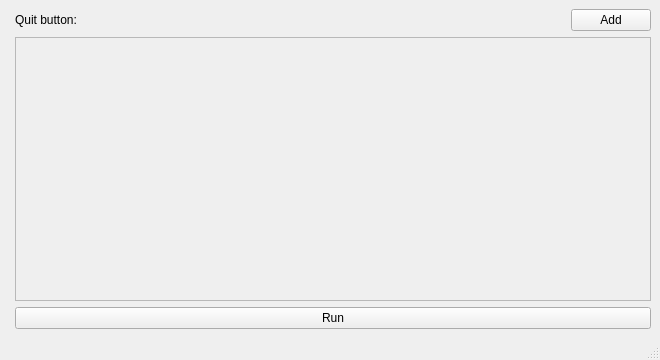
<?xml version="1.0" encoding="UTF-8"?>
<ui version="4.0">
 <class>MainWindow</class>
 <widget class="QMainWindow" name="MainWindow">
  <property name="geometry">
   <rect>
    <x>0</x>
    <y>0</y>
    <width>660</width>
    <height>360</height>
   </rect>
  </property>
  <property name="windowTitle">
   <string>MainWindow</string>
  </property>
  <widget class="QWidget" name="centralwidget">
   <layout class="QFormLayout" name="formLayout">
    <item row="3" column="1">
     <layout class="QHBoxLayout" name="horizontalLayout">
      <property name="spacing">
       <number>0</number>
      </property>
      <property name="sizeConstraint">
       <enum>QLayout::SetFixedSize</enum>
      </property>
      <item>
       <widget class="QWidget" name="key_widget" native="true">
        <layout class="QHBoxLayout" name="key_layout">
         <property name="spacing">
          <number>0</number>
         </property>
         <property name="sizeConstraint">
          <enum>QLayout::SetFixedSize</enum>
         </property>
         <property name="leftMargin">
          <number>0</number>
         </property>
         <property name="topMargin">
          <number>0</number>
         </property>
         <property name="rightMargin">
          <number>0</number>
         </property>
         <property name="bottomMargin">
          <number>0</number>
         </property>
         <item>
          <widget class="QLabel" name="label_2">
           <property name="sizePolicy">
            <sizepolicy hsizetype="Fixed" vsizetype="Preferred">
             <horstretch>0</horstretch>
             <verstretch>0</verstretch>
            </sizepolicy>
           </property>
           <property name="text">
            <string>Quit button: </string>
           </property>
          </widget>
         </item>
        </layout>
       </widget>
      </item>
      <item>
       <spacer name="horizontalSpacer">
        <property name="orientation">
         <enum>Qt::Horizontal</enum>
        </property>
        <property name="sizeHint" stdset="0">
         <size>
          <width>40</width>
          <height>20</height>
         </size>
        </property>
       </spacer>
      </item>
      <item>
       <widget class="QPushButton" name="add_button">
        <property name="text">
         <string>Add</string>
        </property>
        <property name="flat">
         <bool>false</bool>
        </property>
       </widget>
      </item>
     </layout>
    </item>
    <item row="9" column="1">
     <widget class="QPushButton" name="run_button">
      <property name="text">
       <string>Run</string>
      </property>
     </widget>
    </item>
    <item row="8" column="1">
     <widget class="QScrollArea" name="scrollArea">
      <property name="sizePolicy">
       <sizepolicy hsizetype="Expanding" vsizetype="Expanding">
        <horstretch>0</horstretch>
        <verstretch>1</verstretch>
       </sizepolicy>
      </property>
      <property name="autoFillBackground">
       <bool>false</bool>
      </property>
      <property name="widgetResizable">
       <bool>true</bool>
      </property>
      <widget class="QWidget" name="scrollAreaWidgetContents">
       <property name="geometry">
        <rect>
         <x>0</x>
         <y>0</y>
         <width>634</width>
         <height>197</height>
        </rect>
       </property>
      </widget>
     </widget>
    </item>
   </layout>
  </widget>
  <widget class="QMenuBar" name="menubar">
   <property name="geometry">
    <rect>
     <x>0</x>
     <y>0</y>
     <width>660</width>
     <height>21</height>
    </rect>
   </property>
  </widget>
  <widget class="QStatusBar" name="statusbar"/>
 </widget>
 <resources/>
 <connections/>
</ui>
